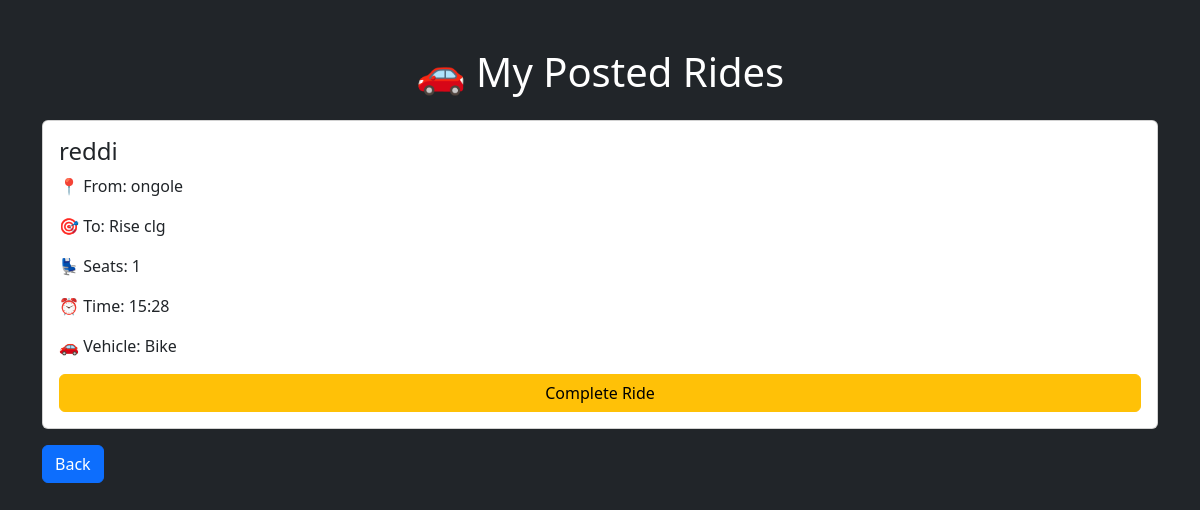
The page /myrides (signed in) on the database as committed earlier.
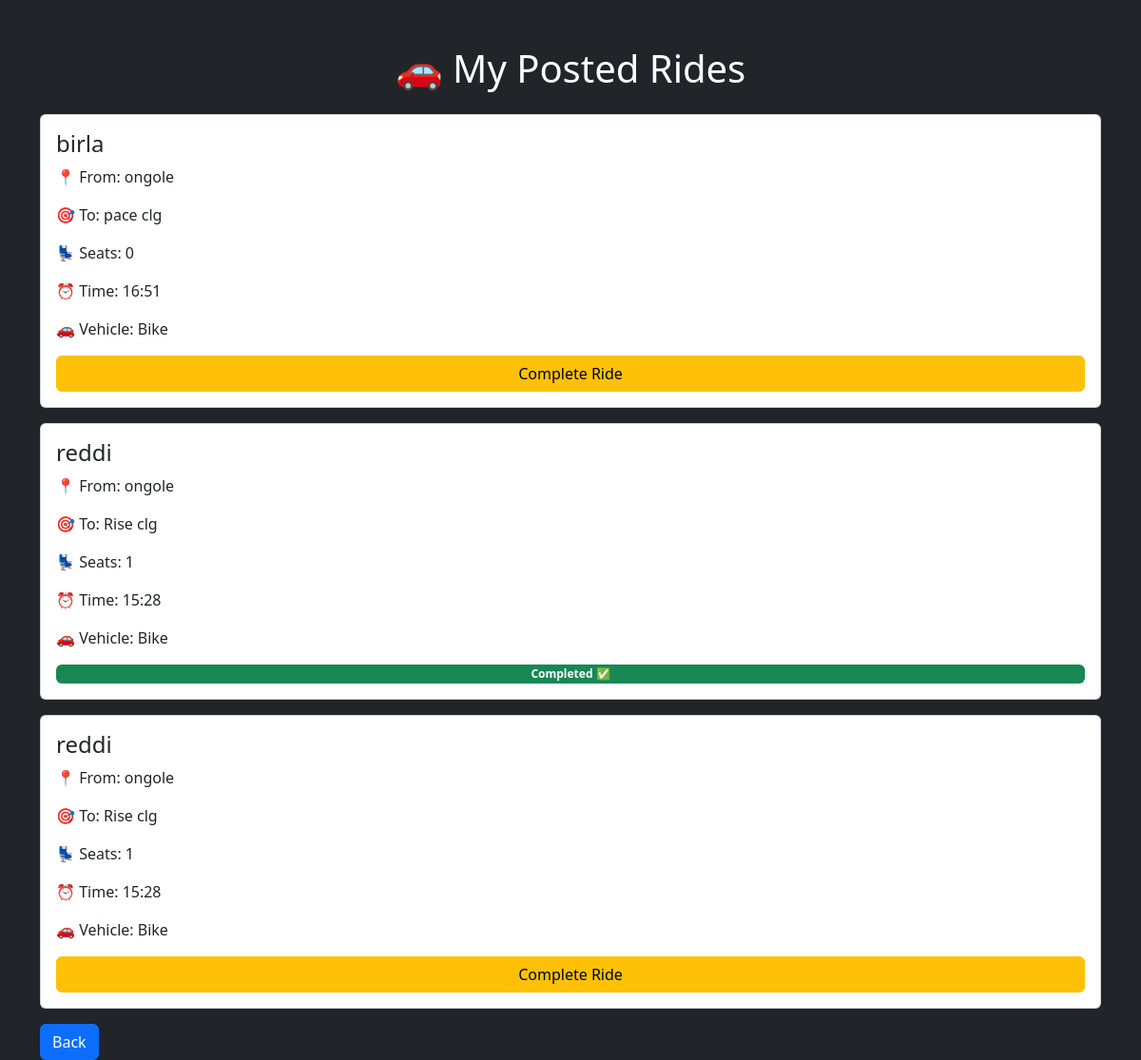
The same page on the database as committed later.
### tables this page shows
CREATE TABLE rides (
    id INTEGER PRIMARY KEY AUTOINCREMENT,
    username TEXT,
    name TEXT,
    from_location TEXT,
    destination TEXT,
    seats INTEGER,
    time TEXT,
    vehicle TEXT,
    phone TEXT,
    rating INTEGER DEFAULT 0,
    completed INTEGER DEFAULT 0
);

### app.py (the view)
@app.route("/myrides")
def myrides():
    if "user" not in session:
        return redirect("/login")
    username = session["user"]
    conn = connect_db()
    cursor = conn.cursor()
    cursor.execute(
        "SELECT * FROM rides WHERE username=? ORDER BY id DESC",
        (username,)
    )
    rides = cursor.fetchall()
    conn.close()
    return render_template("myrides.html", rides=rides)

### app.py (called while the page is built)
def connect_db():
    return sqlite3.connect("rides.db")

### templates/myrides.html (shortened to what this page needs)
<!DOCTYPE html>
<html>
<head>
<link href="https://cdn.jsdelivr.net/npm/bootstrap@5.3.3/dist/css/bootstrap.min.css" rel="stylesheet">
</head>
<body class="bg-dark text-white">
<div class="container mt-5">
<h1 class="text-center mb-4">
🚗 My Posted Rides
</h1>
{% for ride in rides %}
<div class="card p-3 mb-3">
<h4>{{ ride[2] }}</h4>
<p>📍 From: {{ ride[3] }}</p>
<p>🎯 To: {{ ride[4] }}</p>
<p>💺 Seats: {{ ride[5] }}</p>
<p>⏰ Time: {{ ride[6] }}</p>
<p>🚗 Vehicle: {{ ride[7] }}</p>
{% if ride[10] == 1 %}
<span class="badge bg-success">
Completed ✅
</span>
{% else %}
<a href="/complete_ride/{{ ride[0] }}"
   class="btn btn-warning">
Complete Ride
</a>
{% endif %}
</div>
{% endfor %}
<a href="/profile"
   class="btn btn-primary">
Back
</a>
</div>
</body>
</html>

Rows that differ between the two databases and show on the page:
added rides: name "birla", from_location "ongole", destination "pace clg", seats "0", time "16:51", vehicle "Bike"
added rides: name "reddi", from_location "ongole", destination "Rise clg", seats "1", time "15:28", vehicle "Bike", completed "Completed ✅"
